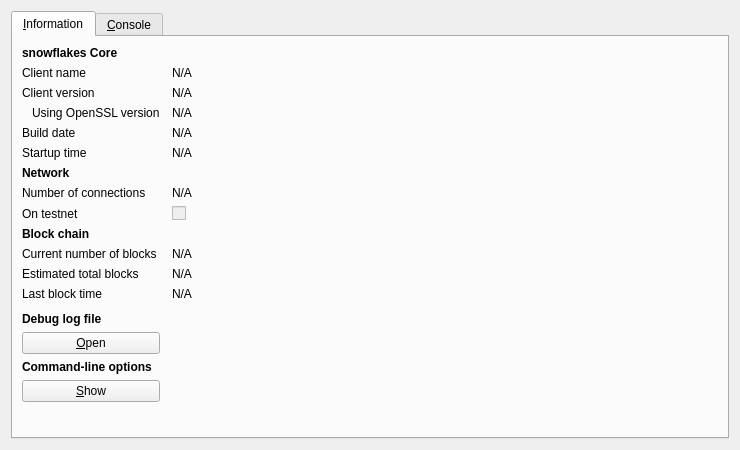
<?xml version="1.0" encoding="UTF-8"?>
<ui version="4.0">
 <class>RPCConsole</class>
 <widget class="QDialog" name="RPCConsole">
  <property name="geometry">
   <rect>
    <x>0</x>
    <y>0</y>
    <width>740</width>
    <height>450</height>
   </rect>
  </property>
  <property name="windowTitle">
   <string>snowflakes - Debug window</string>
  </property>
  <layout class="QVBoxLayout" name="verticalLayout_2">
   <item>
    <widget class="QTabWidget" name="tabWidget">
     <property name="currentIndex">
      <number>0</number>
     </property>
     <widget class="QWidget" name="tab_info">
      <attribute name="title">
       <string>&amp;Information</string>
      </attribute>
      <layout class="QGridLayout" name="gridLayout" columnstretch="0,1">
       <property name="horizontalSpacing">
        <number>12</number>
       </property>
       <item row="0" column="0">
        <widget class="QLabel" name="label_9">
         <property name="font">
          <font>
           <weight>75</weight>
           <bold>true</bold>
          </font>
         </property>
         <property name="text">
          <string>snowflakes Core</string>
         </property>
        </widget>
       </item>
       <item row="1" column="0">
        <widget class="QLabel" name="label_5">
         <property name="text">
          <string>Client name</string>
         </property>
        </widget>
       </item>
       <item row="1" column="1">
        <widget class="QLabel" name="clientName">
         <property name="cursor">
          <cursorShape>IBeamCursor</cursorShape>
         </property>
         <property name="text">
          <string>N/A</string>
         </property>
         <property name="textFormat">
          <enum>Qt::PlainText</enum>
         </property>
         <property name="textInteractionFlags">
          <set>Qt::LinksAccessibleByMouse|Qt::TextSelectableByKeyboard|Qt::TextSelectableByMouse</set>
         </property>
        </widget>
       </item>
       <item row="2" column="0">
        <widget class="QLabel" name="label_6">
         <property name="text">
          <string>Client version</string>
         </property>
        </widget>
       </item>
       <item row="2" column="1">
        <widget class="QLabel" name="clientVersion">
         <property name="cursor">
          <cursorShape>IBeamCursor</cursorShape>
         </property>
         <property name="text">
          <string>N/A</string>
         </property>
         <property name="textFormat">
          <enum>Qt::PlainText</enum>
         </property>
         <property name="textInteractionFlags">
          <set>Qt::LinksAccessibleByMouse|Qt::TextSelectableByKeyboard|Qt::TextSelectableByMouse</set>
         </property>
        </widget>
       </item>
       <item row="3" column="0">
        <widget class="QLabel" name="label_14">
         <property name="text">
          <string>Using OpenSSL version</string>
         </property>
         <property name="indent">
          <number>10</number>
         </property>
        </widget>
       </item>
       <item row="3" column="1">
        <widget class="QLabel" name="openSSLVersion">
         <property name="cursor">
          <cursorShape>IBeamCursor</cursorShape>
         </property>
         <property name="text">
          <string>N/A</string>
         </property>
         <property name="textFormat">
          <enum>Qt::PlainText</enum>
         </property>
         <property name="textInteractionFlags">
          <set>Qt::LinksAccessibleByMouse|Qt::TextSelectableByKeyboard|Qt::TextSelectableByMouse</set>
         </property>
        </widget>
       </item>
       <item row="4" column="0">
        <widget class="QLabel" name="label_12">
         <property name="text">
          <string>Build date</string>
         </property>
        </widget>
       </item>
       <item row="4" column="1">
        <widget class="QLabel" name="buildDate">
         <property name="cursor">
          <cursorShape>IBeamCursor</cursorShape>
         </property>
         <property name="text">
          <string>N/A</string>
         </property>
         <property name="textFormat">
          <enum>Qt::PlainText</enum>
         </property>
         <property name="textInteractionFlags">
          <set>Qt::LinksAccessibleByMouse|Qt::TextSelectableByKeyboard|Qt::TextSelectableByMouse</set>
         </property>
        </widget>
       </item>
       <item row="5" column="0">
        <widget class="QLabel" name="label_13">
         <property name="text">
          <string>Startup time</string>
         </property>
        </widget>
       </item>
       <item row="5" column="1">
        <widget class="QLabel" name="startupTime">
         <property name="cursor">
          <cursorShape>IBeamCursor</cursorShape>
         </property>
         <property name="text">
          <string>N/A</string>
         </property>
         <property name="textFormat">
          <enum>Qt::PlainText</enum>
         </property>
         <property name="textInteractionFlags">
          <set>Qt::LinksAccessibleByMouse|Qt::TextSelectableByKeyboard|Qt::TextSelectableByMouse</set>
         </property>
        </widget>
       </item>
       <item row="6" column="0">
        <widget class="QLabel" name="label_11">
         <property name="font">
          <font>
           <weight>75</weight>
           <bold>true</bold>
          </font>
         </property>
         <property name="text">
          <string>Network</string>
         </property>
        </widget>
       </item>
       <item row="7" column="0">
        <widget class="QLabel" name="label_7">
         <property name="text">
          <string>Number of connections</string>
         </property>
        </widget>
       </item>
       <item row="7" column="1">
        <widget class="QLabel" name="numberOfConnections">
         <property name="cursor">
          <cursorShape>IBeamCursor</cursorShape>
         </property>
         <property name="text">
          <string>N/A</string>
         </property>
         <property name="textFormat">
          <enum>Qt::PlainText</enum>
         </property>
         <property name="textInteractionFlags">
          <set>Qt::LinksAccessibleByMouse|Qt::TextSelectableByKeyboard|Qt::TextSelectableByMouse</set>
         </property>
        </widget>
       </item>
       <item row="8" column="0">
        <widget class="QLabel" name="label_8">
         <property name="text">
          <string>On testnet</string>
         </property>
        </widget>
       </item>
       <item row="8" column="1">
        <widget class="QCheckBox" name="isTestNet">
         <property name="enabled">
          <bool>false</bool>
         </property>
         <property name="text">
          <string/>
         </property>
        </widget>
       </item>
       <item row="9" column="0">
        <widget class="QLabel" name="label_10">
         <property name="font">
          <font>
           <weight>75</weight>
           <bold>true</bold>
          </font>
         </property>
         <property name="text">
          <string>Block chain</string>
         </property>
        </widget>
       </item>
       <item row="10" column="0">
        <widget class="QLabel" name="label_3">
         <property name="text">
          <string>Current number of blocks</string>
         </property>
        </widget>
       </item>
       <item row="10" column="1">
        <widget class="QLabel" name="numberOfBlocks">
         <property name="cursor">
          <cursorShape>IBeamCursor</cursorShape>
         </property>
         <property name="text">
          <string>N/A</string>
         </property>
         <property name="textFormat">
          <enum>Qt::PlainText</enum>
         </property>
         <property name="textInteractionFlags">
          <set>Qt::LinksAccessibleByMouse|Qt::TextSelectableByKeyboard|Qt::TextSelectableByMouse</set>
         </property>
        </widget>
       </item>
       <item row="11" column="0">
        <widget class="QLabel" name="label_4">
         <property name="text">
          <string>Estimated total blocks</string>
         </property>
        </widget>
       </item>
       <item row="11" column="1">
        <widget class="QLabel" name="totalBlocks">
         <property name="cursor">
          <cursorShape>IBeamCursor</cursorShape>
         </property>
         <property name="text">
          <string>N/A</string>
         </property>
         <property name="textFormat">
          <enum>Qt::PlainText</enum>
         </property>
         <property name="textInteractionFlags">
          <set>Qt::LinksAccessibleByMouse|Qt::TextSelectableByKeyboard|Qt::TextSelectableByMouse</set>
         </property>
        </widget>
       </item>
       <item row="12" column="0">
        <widget class="QLabel" name="label_2">
         <property name="text">
          <string>Last block time</string>
         </property>
        </widget>
       </item>
       <item row="12" column="1">
        <widget class="QLabel" name="lastBlockTime">
         <property name="cursor">
          <cursorShape>IBeamCursor</cursorShape>
         </property>
         <property name="text">
          <string>N/A</string>
         </property>
         <property name="textFormat">
          <enum>Qt::PlainText</enum>
         </property>
         <property name="textInteractionFlags">
          <set>Qt::LinksAccessibleByMouse|Qt::TextSelectableByKeyboard|Qt::TextSelectableByMouse</set>
         </property>
        </widget>
       </item>
       <item row="13" column="0">
        <spacer name="verticalSpacer_2">
         <property name="orientation">
          <enum>Qt::Vertical</enum>
         </property>
         <property name="sizeHint" stdset="0">
          <size>
           <width>20</width>
           <height>20</height>
          </size>
         </property>
        </spacer>
       </item>
       <item row="14" column="0">
        <widget class="QLabel" name="labelDebugLogfile">
         <property name="font">
          <font>
           <weight>75</weight>
           <bold>true</bold>
          </font>
         </property>
         <property name="text">
          <string>Debug log file</string>
         </property>
        </widget>
       </item>
       <item row="15" column="0">
        <widget class="QPushButton" name="openDebugLogfileButton">
         <property name="toolTip">
          <string>Open the snowflakes debug log file from the current data directory. This can take a few seconds for large log files.</string>
         </property>
         <property name="text">
          <string>&amp;Open</string>
         </property>
         <property name="autoDefault">
          <bool>false</bool>
         </property>
        </widget>
       </item>
       <item row="16" column="0">
        <widget class="QLabel" name="labelCLOptions">
         <property name="font">
          <font>
           <weight>75</weight>
           <bold>true</bold>
          </font>
         </property>
         <property name="text">
          <string>Command-line options</string>
         </property>
        </widget>
       </item>
       <item row="17" column="0">
        <widget class="QPushButton" name="showCLOptionsButton">
         <property name="toolTip">
          <string>Show the snowflakes-Qt help message to get a list with possible snowflakes command-line options.</string>
         </property>
         <property name="text">
          <string>&amp;Show</string>
         </property>
         <property name="autoDefault">
          <bool>false</bool>
         </property>
        </widget>
       </item>
       <item row="18" column="0">
        <spacer name="verticalSpacer">
         <property name="orientation">
          <enum>Qt::Vertical</enum>
         </property>
         <property name="sizeHint" stdset="0">
          <size>
           <width>20</width>
           <height>40</height>
          </size>
         </property>
        </spacer>
       </item>
      </layout>
     </widget>
     <widget class="QWidget" name="tab_console">
      <attribute name="title">
       <string>&amp;Console</string>
      </attribute>
      <layout class="QVBoxLayout" name="verticalLayout_3">
       <property name="spacing">
        <number>3</number>
       </property>
       <item>
        <widget class="QTextEdit" name="messagesWidget">
         <property name="minimumSize">
          <size>
           <width>0</width>
           <height>100</height>
          </size>
         </property>
         <property name="readOnly">
          <bool>true</bool>
         </property>
         <property name="tabKeyNavigation" stdset="0">
          <bool>false</bool>
         </property>
         <property name="columnCount" stdset="0">
          <number>2</number>
         </property>
        </widget>
       </item>
       <item>
        <layout class="QHBoxLayout" name="horizontalLayout">
         <property name="spacing">
          <number>3</number>
         </property>
         <item>
          <widget class="QLabel" name="label">
           <property name="text">
            <string notr="true">&gt;</string>
           </property>
          </widget>
         </item>
         <item>
          <widget class="QLineEdit" name="lineEdit"/>
         </item>
         <item>
          <widget class="QPushButton" name="clearButton">
           <property name="maximumSize">
            <size>
             <width>24</width>
             <height>24</height>
            </size>
           </property>
           <property name="toolTip">
            <string>Clear console</string>
           </property>
           <property name="text">
            <string/>
           </property>
           <property name="icon">
            <iconset resource="../bitcoin.qrc">
             <normaloff>:/icons/remove</normaloff>:/icons/remove</iconset>
           </property>
           <property name="shortcut">
            <string notr="true">Ctrl+L</string>
           </property>
           <property name="autoDefault">
            <bool>false</bool>
           </property>
          </widget>
         </item>
        </layout>
       </item>
      </layout>
     </widget>
    </widget>
   </item>
  </layout>
 </widget>
 <resources>
  <include location="../bitcoin.qrc"/>
 </resources>
 <connections/>
</ui>
